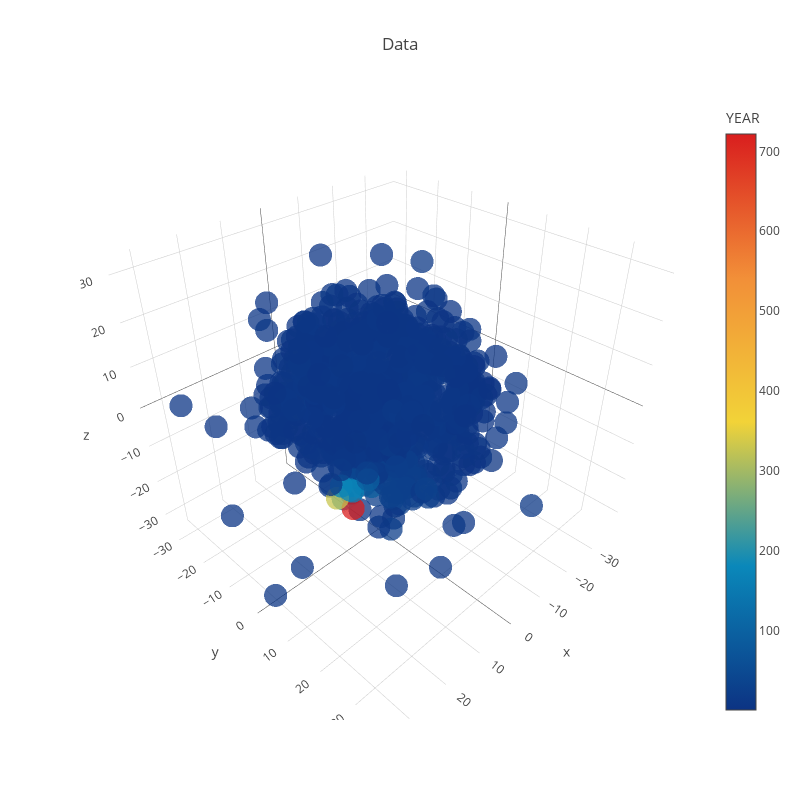

Here is the notebook cell this chart was saved with:
### Code cell
trace1 = go.Scatter3d(
    x=tsne_results[:,0],
    y=tsne_results[:,1],
    z=tsne_results[:,2],
    mode='markers',
    marker=dict(
        sizemode='diameter',
        color = df['EVEBITDA'].values,
        colorscale = 'Portland',
        colorbar = dict(title = 'YEAR'),
        line=dict(color='rgb(255, 255, 255)'),
        opacity=0.75
    )
)

data=[trace1]
layout=dict(height=800, width=800, title='Data')
fig=dict(data=data, layout=layout)
py.iplot(fig, filename='3DBubble')

### Figure 1 — Plotly figure (JSON) as saved in the notebook; plotly's stock layout.template omitted (floating-point values rounded to 4 significant figures; data arrays with more than 128 entries replaced by an {"elided": "..."} marker saying what was removed)
{"data": [{"marker": {"color": {"elided": "697 float values"}, "colorbar": {"title": "YEAR"}, "colorscale": "Portland", "line": {"color": "rgb(255, 255, 255)"}, "opacity": 0.75, "sizemode": "diameter"}, "mode": "markers", "type": "scatter3d", "x": {"elided": "697 float values"}, "y": {"elided": "697 float values"}, "z": {"elided": "697 float values"}}], "layout": {"height": 800, "title": "Data", "width": 800}}
